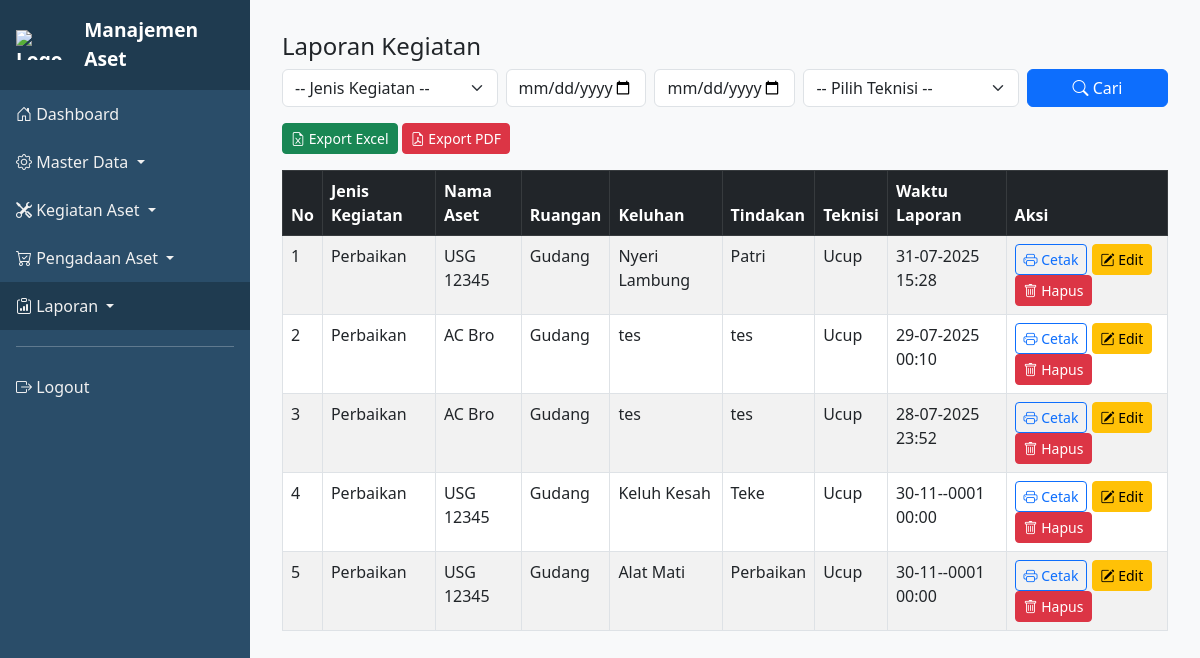
Before: /index.php?page=laporan_kegiatan (signed in) with the older database file.
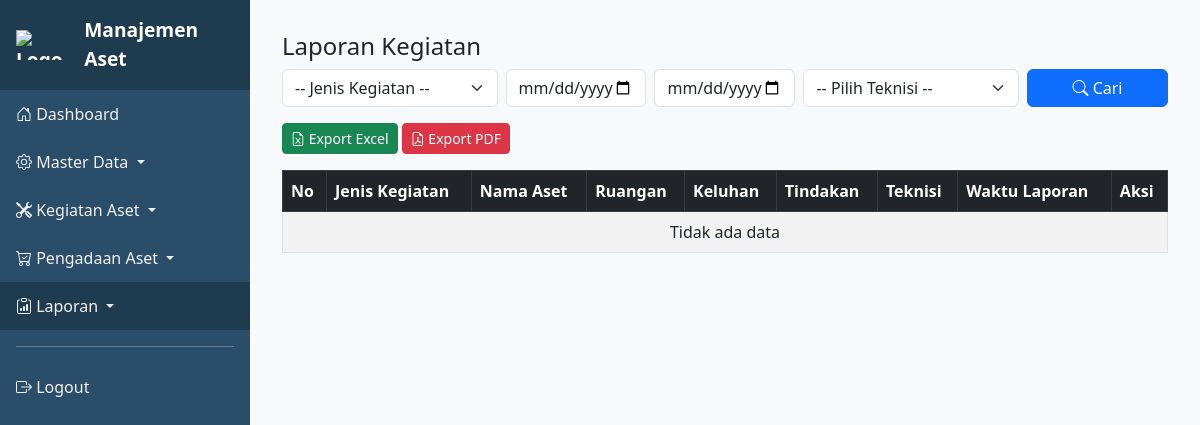
After: the same page with the newer database file.
### tables this page shows
CREATE TABLE `kegiatan` (
  `id_kegiatan` int(11) NOT NULL,
  `id_aset` int(11) DEFAULT NULL,
  `id_teknisi` int(11) DEFAULT NULL,
  `id_asisten` int(11) DEFAULT NULL,
  `jenis_kegiatan` enum('Perbaikan','Pemeliharaan') DEFAULT NULL,
  `uraian` text DEFAULT NULL,
  `tanggal_kegiatan` datetime DEFAULT NULL,
  `keluhan` varchar(255) DEFAULT NULL,
  `tindakan` varchar(255) DEFAULT NULL,
  `kesimpulan` varchar(255) DEFAULT NULL,
  `id_user_ruangan` varchar(255) DEFAULT NULL,
  `id_kepala_ipsrs` varchar(255) DEFAULT NULL,
  `waktu_respon` datetime(6) DEFAULT NULL,
  `image` varchar(255) DEFAULT NULL,
  `waktu_laporan` datetime(6) DEFAULT NULL,
  `nomor_lk` varchar(255) DEFAULT NULL,
  `tanda_tangan_teknisi` text DEFAULT NULL,
  `tanda_tangan_asisten` text DEFAULT NULL,
  `tanda_tangan_kepala_ruangan` text DEFAULT NULL,
  `tanda_tangan_kepala_instalasi` text DEFAULT NULL,
  `waktu_selesai` datetime(6) DEFAULT NULL,
  `biaya_perawatan` int(255) DEFAULT NULL
);

CREATE TABLE `aset` (
  `id_aset` int(11) NOT NULL,
  `kode_aset` varchar(50) NOT NULL,
  `nama_aset` varchar(100) NOT NULL,
  `jenis_aset` enum('Switch Unmanage','Switch Manage') NOT NULL,
  `merek` varchar(100) DEFAULT NULL,
  `tipe` varchar(100) DEFAULT NULL,
  `id_ruangan` int(11) NOT NULL,
  `tanggal_perolehan` date NOT NULL,
  `nilai_perolehan` decimal(15,2) NOT NULL,
  `umur_ekonomis` tinyint(4) NOT NULL COMMENT 'Dalam tahun',
  `kondisi_alat` enum('aktif','tidak aktif','rusak','diperbaiki') DEFAULT 'aktif',
  `kepemilikan` enum('RSUD Cibabat','KSO') DEFAULT NULL,
  `status_penyusutan` enum('belum dihitung','dihitung') DEFAULT 'belum dihitung',
  `nomor_seri` varchar(255) DEFAULT NULL,
  `image` varchar(255) DEFAULT NULL,
  `stok` decimal(30,0) DEFAULT NULL,
  `jumlah_nilai_perolehan` decimal(30,0) DEFAULT NULL,
  `id_jenis_aset` int(11) DEFAULT NULL,
  `spo` varchar(255) DEFAULT NULL,
  `model` varchar(255) DEFAULT NULL,
  `jenis_anggaran` enum('BTT','BLUD') DEFAULT NULL,
  `kalibrasi` date DEFAULT NULL,
  `perusahaan` varchar(255) DEFAULT NULL,
  `kartu_kuning` enum('Ada','Tidak Ada') DEFAULT NULL,
  `akl` varchar(255) DEFAULT NULL,
  `nomor_kontrak` varchar(255) DEFAULT NULL
);

CREATE TABLE `ruangan` (
  `id_ruangan` int(11) NOT NULL,
  `id_gedung` int(11) NOT NULL,
  `nama_ruangan` varchar(100) NOT NULL,
  `keterangan` varchar(100) DEFAULT NULL
);

CREATE TABLE `teknisi` (
  `id_teknisi` int(11) NOT NULL,
  `id_user` int(11) DEFAULT NULL,
  `nama_teknisi` varchar(100) DEFAULT NULL,
  `nip` varchar(50) DEFAULT NULL
);

### pages/laporan_kegiatan.php (the view, shortened to what this page needs)
<?php
require_once __DIR__ . '/../includes/db.php';
$jenis_kegiatan = $_GET['jenis_kegiatan'] ?? '';
$tanggal_dari   = $_GET['tanggal_dari'] ?? '';
$tanggal_sampai = $_GET['tanggal_sampai'] ?? '';
$id_teknisi     = $_GET['id_teknisi'] ?? '';
$sql = "SELECT k.*, t.nama_teknisi, a.nama_aset, r.nama_ruangan
        FROM kegiatan k
        LEFT JOIN teknisi t ON k.id_teknisi = t.id_teknisi
        LEFT JOIN aset a ON k.id_aset = a.id_aset
        LEFT JOIN ruangan r ON a.id_ruangan = r.id_ruangan
        WHERE 1=1";
$sql .= " ORDER BY k.waktu_laporan DESC";
$stmt = $conn->prepare($sql);
$stmt->execute();
$result = $stmt->get_result();
?>
<h4>Laporan Kegiatan</h4>
<form method="GET" class="row g-2 mb-3">
    <div class="col-md-3">
        <select name="jenis_kegiatan" class="form-select">
            <option value="">-- Jenis Kegiatan --</option>
        </select>
    </div>
    <div class="col-md-2">
        <input type="date" name="tanggal_dari" class="form-control" value="<?= htmlspecialchars($tanggal_dari) ?>" placeholder="Dari Tanggal">
    </div>
    <div class="col-md-2">
        <input type="date" name="tanggal_sampai" class="form-control" value="<?= htmlspecialchars($tanggal_sampai) ?>" placeholder="Sampai Tanggal">
    </div>
    <div class="col-md-3">
        <select name="id_teknisi" class="form-select">
            <option value="">-- Pilih Teknisi --</option>
        </select>
    </div>
    <div class="col-md-2">
        <button type="submit" class="btn btn-primary w-100"><i class="bi bi-search"></i> Cari</button>
    </div>
</form>
<div class="mb-3">
    <a href="export/export_kegiatan_excel.php?jenis_kegiatan=<?= urlencode($jenis_kegiatan) ?>&tanggal_dari=<?= urlencode($tanggal_dari) ?>&tanggal_sampai=<?= urlencode($tanggal_sampai) ?>&id_teknisi=<?= urlencode($id_teknisi) ?>"
       class="btn btn-success btn-sm"><i class="bi bi-file-earmark-excel"></i> Export Excel</a>
    <a href="export/export_kegiatan_pdf.php?jenis_kegiatan=<?= urlencode($jenis_kegiatan) ?>&tanggal_dari=<?= urlencode($tanggal_dari) ?>&tanggal_sampai=<?= urlencode($tanggal_sampai) ?>&id_teknisi=<?= urlencode($id_teknisi) ?>"
       class="btn btn-danger btn-sm"><i class="bi bi-file-earmark-pdf"></i> Export PDF</a>
</div>
<table class="table table-bordered table-striped">
    <thead class="table-dark">
        <tr>
            <th>No</th>
            <th>Jenis Kegiatan</th>
            <th>Nama Aset</th>
            <th>Ruangan</th>
            <th>Keluhan</th>
            <th>Tindakan</th>
            <th>Teknisi</th>
            <th>Waktu Laporan</th>
            <th>Aksi</th>
        </tr>
    </thead>
    <tbody>
        <?php if ($result->num_rows > 0): ?>
            <?php $no = 1; while ($row = $result->fetch_assoc()): ?>
            <tr>
                <td><?= $no++ ?></td>
                <td><?= htmlspecialchars($row['jenis_kegiatan']) ?></td>
                <td><?= htmlspecialchars($row['nama_aset']) ?></td>
                <td><?= htmlspecialchars($row['nama_ruangan']) ?></td>
                <td><?= htmlspecialchars($row['keluhan']) ?></td>
                <td><?= htmlspecialchars($row['tindakan']) ?></td>
                <td><?= htmlspecialchars($row['nama_teknisi']) ?></td>
                <td><?= date('d-m-Y H:i', strtotime($row['waktu_laporan'])) ?></td>
                <td>
    <a href="index.php?page=cetak_kegiatan&id_kegiatan=<?= (int)$row['id_kegiatan'] ?>"
       target="_blank"
       class="btn btn-sm btn-outline-primary">
        <i class="bi bi-printer"></i> Cetak
    </a>
    <a href="index.php?page=edit_kegiatan&id_kegiatan=<?= (int)$row['id_kegiatan'] ?>"
       class="btn btn-sm btn-warning">
        <i class="bi bi-pencil-square"></i> Edit
    </a>
    <a href="pages/hapus_kegiatan.php?id_kegiatan=<?= (int)$row['id_kegiatan'] ?>"
       class="btn btn-sm btn-danger"
       onclick="return confirm('Yakin ingin menghapus kegiatan ini?')">
        <i class="bi bi-trash"></i> Hapus
    </a>
</td>
            </tr>
            <?php endwhile; ?>
        <?php else: ?>
            <tr>
                <td colspan="9" class="text-center">Tidak ada data</td>
            </tr>
        <?php endif; ?>
    </tbody>
</table>

Changed rows visible on the page:
removed kegiatan: jenis_kegiatan "Perbaikan", id_aset.nama_aset "USG 12345", ruangan.nama_ruangan "Gudang", keluhan "Nyeri Lambung", tindakan "Patri", id_teknisi.nama_teknisi "Ucup", waktu_laporan "31-07-2025 15:28"
removed kegiatan: jenis_kegiatan "Perbaikan", id_aset.nama_aset "AC Bro", ruangan.nama_ruangan "Gudang", keluhan "tes", tindakan "tes", id_teknisi.nama_teknisi "Ucup", waktu_laporan "29-07-2025 00:10"
removed kegiatan: jenis_kegiatan "Perbaikan", id_aset.nama_aset "AC Bro", ruangan.nama_ruangan "Gudang", keluhan "tes", tindakan "tes", id_teknisi.nama_teknisi "Ucup", waktu_laporan "28-07-2025 23:52"
removed kegiatan: jenis_kegiatan "Perbaikan", id_aset.nama_aset "USG 12345", ruangan.nama_ruangan "Gudang", keluhan "Keluh Kesah", tindakan "Teke", id_teknisi.nama_teknisi "Ucup", waktu_laporan "30-11--0001 00:00"
removed kegiatan: jenis_kegiatan "Perbaikan", id_aset.nama_aset "USG 12345", ruangan.nama_ruangan "Gudang", keluhan "Alat Mati", tindakan "Perbaikan", id_teknisi.nama_teknisi "Ucup", waktu_laporan "30-11--0001 00:00"
Other visible differences:
text now shown: "Tidak ada data"
